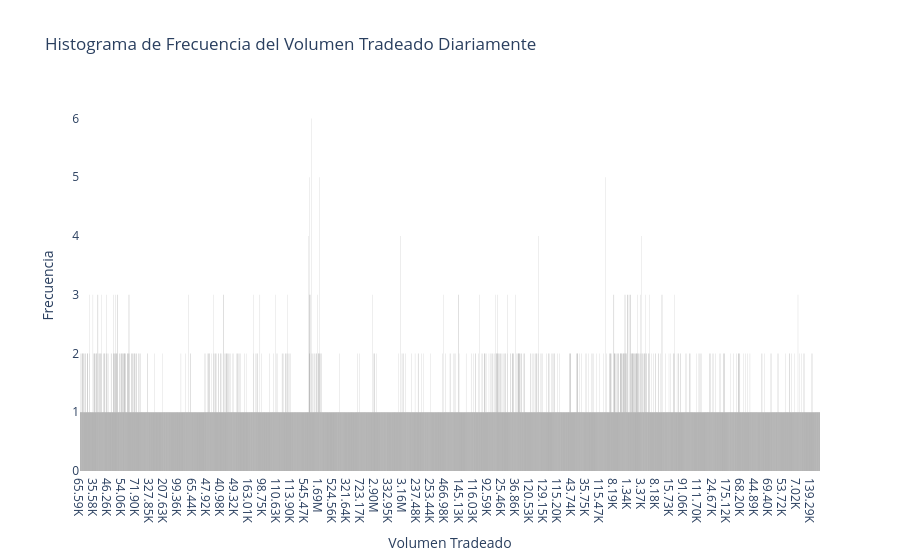

The code cell stored with this chart in its notebook:
### Markdown cell above
Se generó un gráfico de velas interactivo que permite hacer zoom y observar el valor diario del Bitcoin. Esta representación facilita el análisis de las fluctuaciones diarias y permite ubicar cualquier observación dentro del período analizado.

### Code cell
# Histograma del Volumen Tradeado

# Cargar los datos de Bitcoin en el DataFrame
df = pd.read_csv(data_url, parse_dates=['Date'], index_col='Date')

# Crear el histograma del volumen tradeado diariamente
fig = px.histogram(df, x="Vol.", title="Histograma de Frecuencia del Volumen Tradeado Diariamente")

# Configurar el color de las barras
fig.update_traces(marker_color='gray')  # Color gris

# Cambiar el fondo a blanco
fig.update_layout(plot_bgcolor='white', paper_bgcolor='white')

# Configurar los ejes
fig.update_xaxes(title_text="Volumen Tradeado")  # Eje X con el volumen tradeado
fig.update_yaxes(title_text="Frecuencia")  # Eje Y con la frecuencia

# Mostrar la gráfica
fig.show()

### Figure 1 — Plotly figure (JSON) as saved in the notebook; plotly's stock layout.template omitted (floating-point values rounded to 4 significant figures; data arrays with more than 128 entries replaced by an {"elided": "..."} marker saying what was removed)
{"data": [{"bingroup": "x", "hovertemplate": "Vol.=%{x}<br>count=%{y}<extra></extra>", "legendgroup": "", "marker": {"color": "gray", "pattern": {"shape": ""}}, "name": "", "orientation": "v", "showlegend": false, "type": "histogram", "x": {"elided": "4999 str values"}, "xaxis": "x", "yaxis": "y"}], "layout": {"barmode": "relative", "legend": {"tracegroupgap": 0}, "paper_bgcolor": "white", "plot_bgcolor": "white", "title": {"text": "Histograma de Frecuencia del Volumen Tradeado Diariamente"}, "xaxis": {"anchor": "y", "domain": [0, 1], "title": {"text": "Volumen Tradeado"}}, "yaxis": {"anchor": "x", "domain": [0, 1], "title": {"text": "Frecuencia"}}}}
